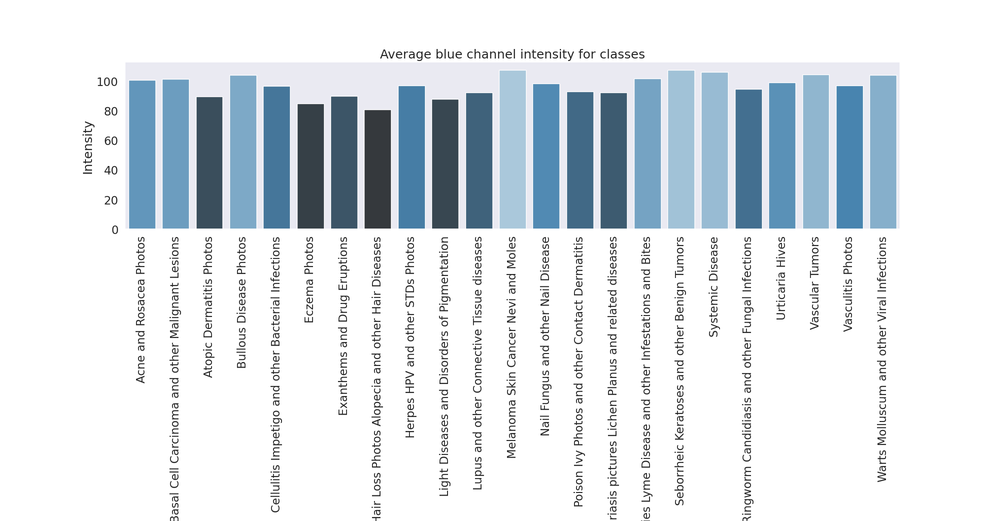
#> input picture year_project/pictures/blue_channel.png, 1000 x 521 px, shrunk from 2000 x 1042 before the run
$ python -i extracting.py   (imports and definitions only)
#> lines starting #> are read from the running program, lines starting #| are printed output that depends on the picture
import math
import numpy as np
import io
from PIL import Image
import cv2
from skimage.feature import hog


def round_half_up(n, decimals=0):
    multiplier = 10**decimals
    return math.floor(n * multiplier + 0.5) / multiplier


# [44 lines left out: functions calculate_channel_average, calculate_channel_average_v2, get_harris_corners_coordinates, get_harris_corners_count, get_harris_corner_mean, not called in this run]


def set_type_array(channel, df):
    df["type"] = [channel for _ in range(len(df))]


# [29 lines left out: functions get_hog_features, get_hog_mean, get_hog_std, not called in this run]


def find_hough_circles(image, retry=False):
    """
    Finding the Hough Circles in a given image
    """
#> called with retry = False
    try:
        img = image.copy()

        if retry:
            img = img.astype("uint8")

        img = cv2.medianBlur(img, 9)
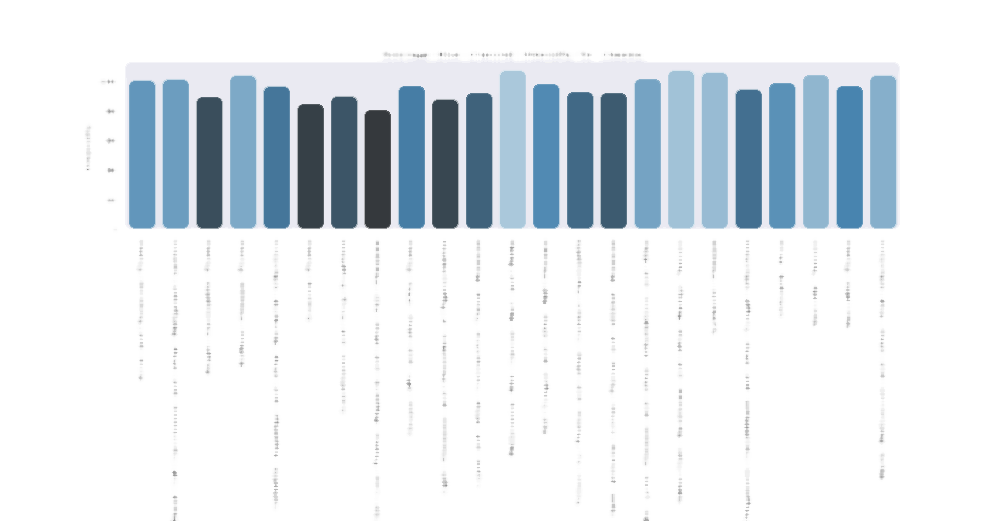
#> img: shape (521, 1000, 3); mean R, G, B 226.4, 232.7, 237.7
        gray_img = cv2.cvtColor(img, cv2.COLOR_RGB2GRAY)
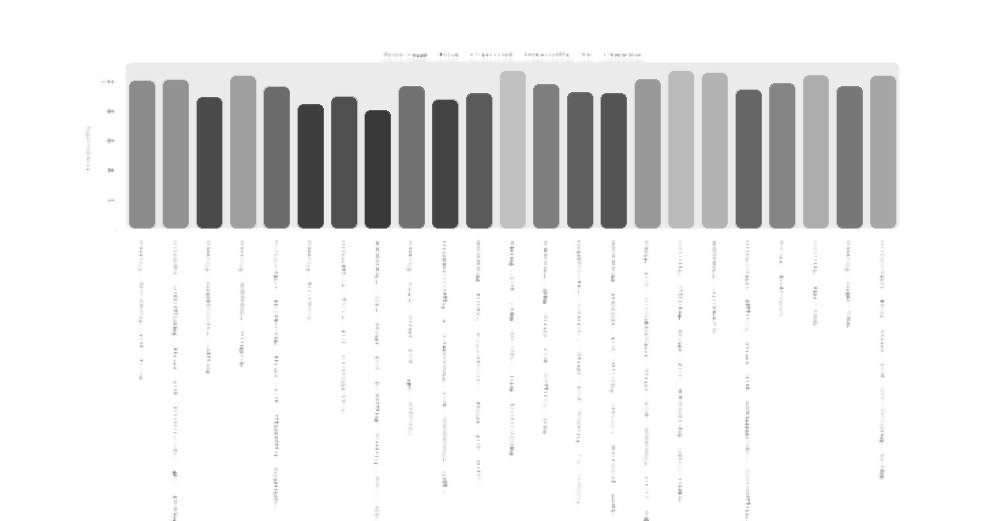
#> gray_img: shape (521, 1000); min 56, max 255, mean 231.4

        # Finding circles using Hough Transform
        circles = cv2.HoughCircles(
            gray_img,
            cv2.HOUGH_GRADIENT,
            dp=1,
            minDist=40,
            param1=30,
            param2=50,
            minRadius=0,
            maxRadius=130,
        )
#> circles = None

    except Exception as e:
        # Retry when it has to be changed to type uint8, which is only for augmented images
        print(e)
        circles = find_hough_circles(image, retry=True)

    return circles if circles is not None else np.array([[[]]])


# [5 lines left out: function count_hough_circles, not called in this run]

>>> import cv2
>>> picture = cv2.cvtColor(cv2.imread('../pictures/blue_channel.png'), cv2.COLOR_BGR2RGB)
>>> result = find_hough_circles(picture)
#> result = empty array

$ run again, on year_project/pictures/class_count.png
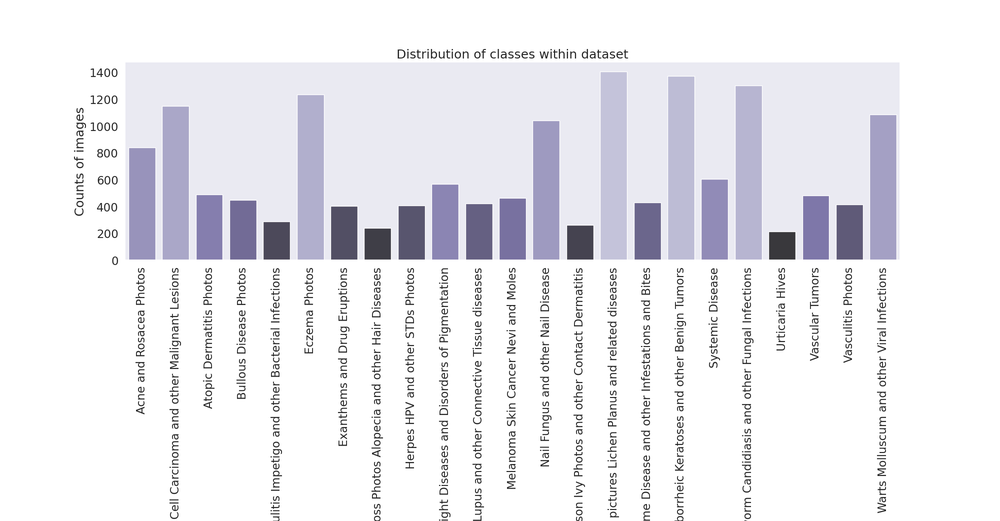
#> input picture year_project/pictures/class_count.png, 1000 x 521 px, shrunk from 2000 x 1042 before the run
#> in find_hough_circles, `img = cv2.medianBlur(img, 9)`:
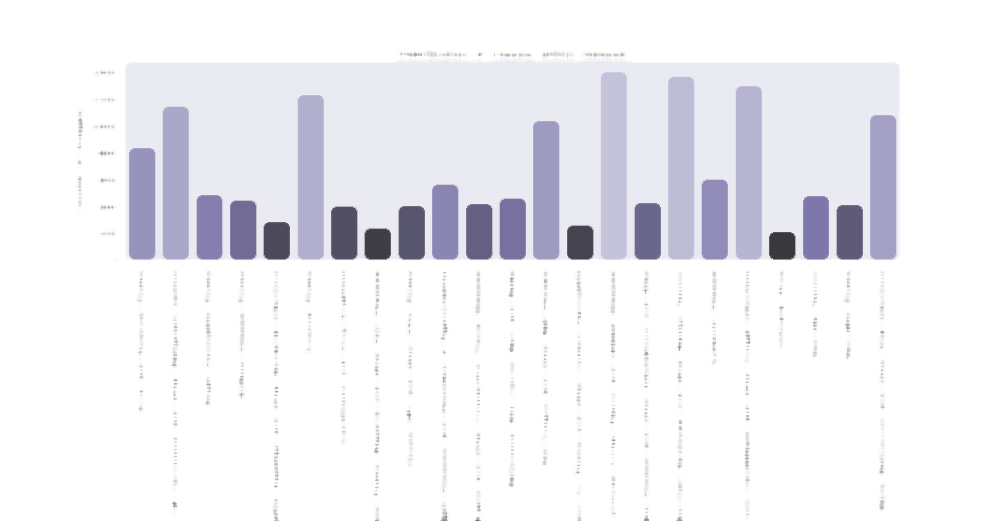
#> img: shape (521, 1000, 3); mean R, G, B 239.5, 239.1, 243.9
#> in find_hough_circles, `gray_img = cv2.cvtColor(img, cv2.COLOR_RGB2GRAY)`:
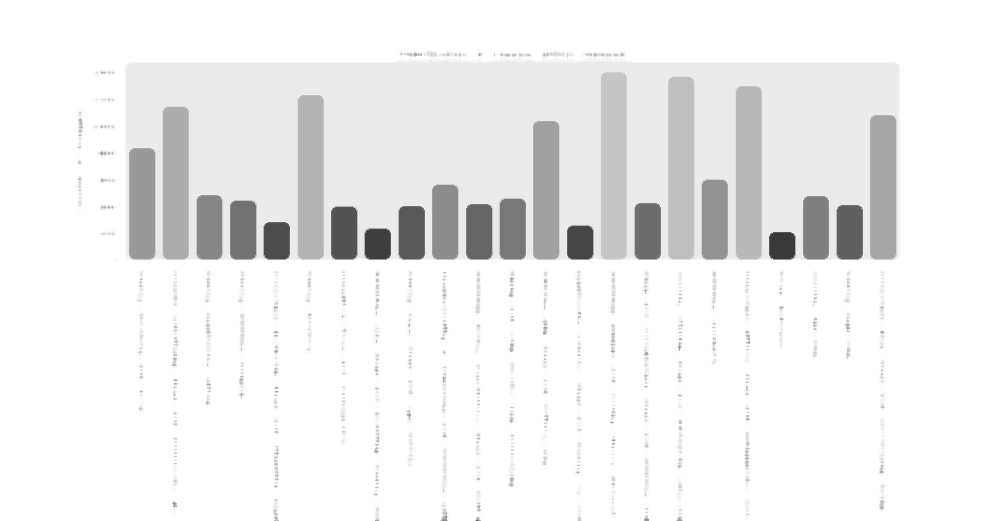
#> gray_img: shape (521, 1000); min 57, max 255, mean 239.8
#> circles = None
#> result = empty array

$ run again, on year_project/pictures/hog_mean_standard.png
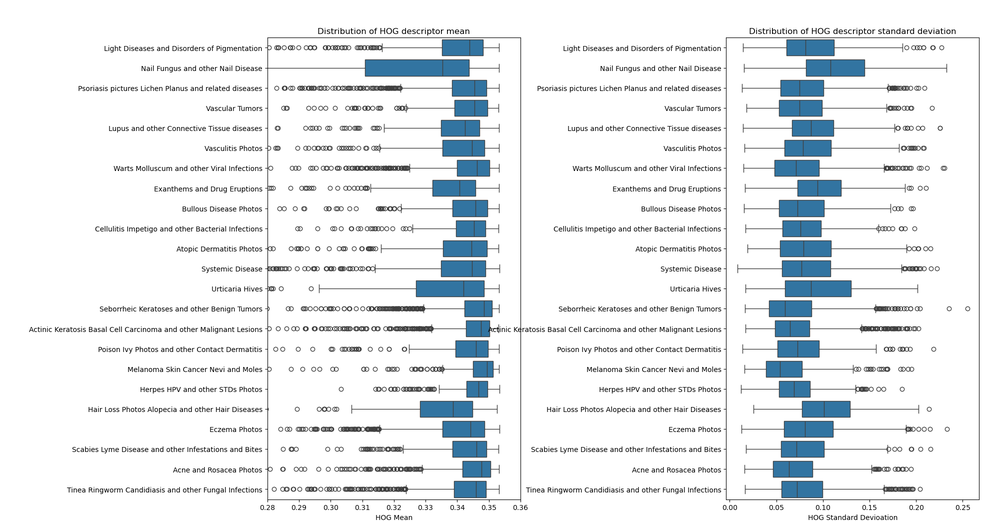
#> input picture year_project/pictures/hog_mean_standard.png, 1000 x 521 px, shrunk from 2000 x 1042 before the run
#> in find_hough_circles, `img = cv2.medianBlur(img, 9)`:
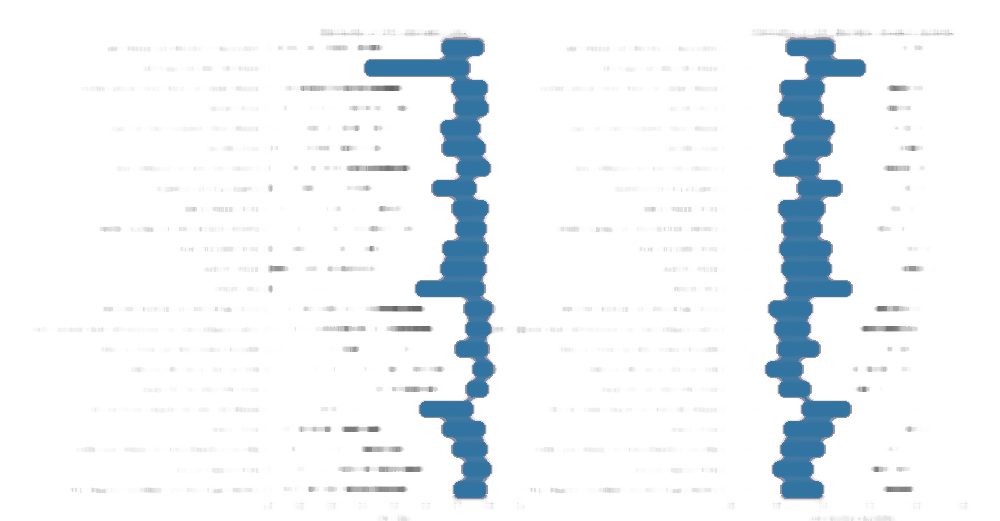
#> img: shape (521, 1000, 3); mean R, G, B 239.4, 243.5, 246.5
#> in find_hough_circles, `gray_img = cv2.cvtColor(img, cv2.COLOR_RGB2GRAY)`:
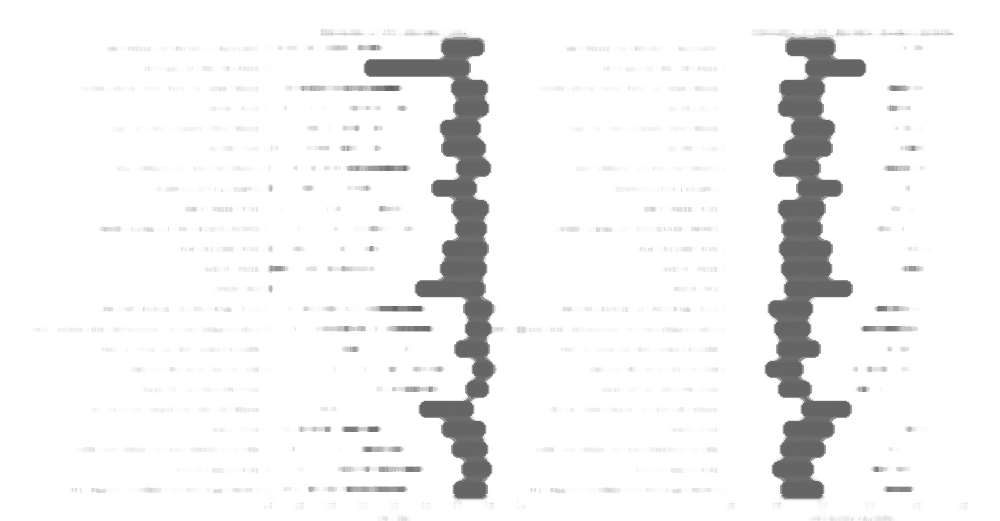
#> gray_img: shape (521, 1000); min 99, max 255, mean 242.6
#> circles = [[279.5, 168.5, 102.9], [402.5, 269.5, 61.8]]
